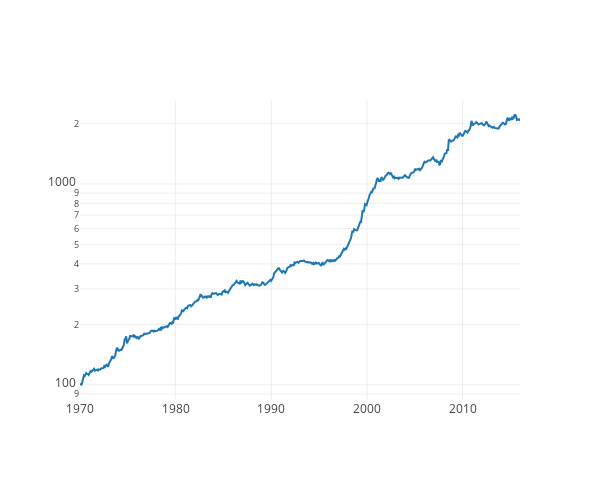

This figure's notebook cell:
### Code cell
perf_post_LASSO = backtestmodel.cumulative_return
mychart([perf_post_LASSO],["Post-LASSO"])

### Figure 1 — Plotly figure (JSON) as saved in the notebook; plotly's stock layout.template omitted (floating-point values rounded to 4 significant figures; data arrays with more than 128 entries replaced by an {"elided": "..."} marker saying what was removed)
{"data": [{"mode": "line", "name": "Post-LASSO", "type": "scatter", "x": {"elided": "563 float values"}, "y": {"elided": "563 float values"}}], "layout": {"autosize": false, "height": 480, "width": 600, "yaxis": {"autorange": true, "type": "log"}}}
